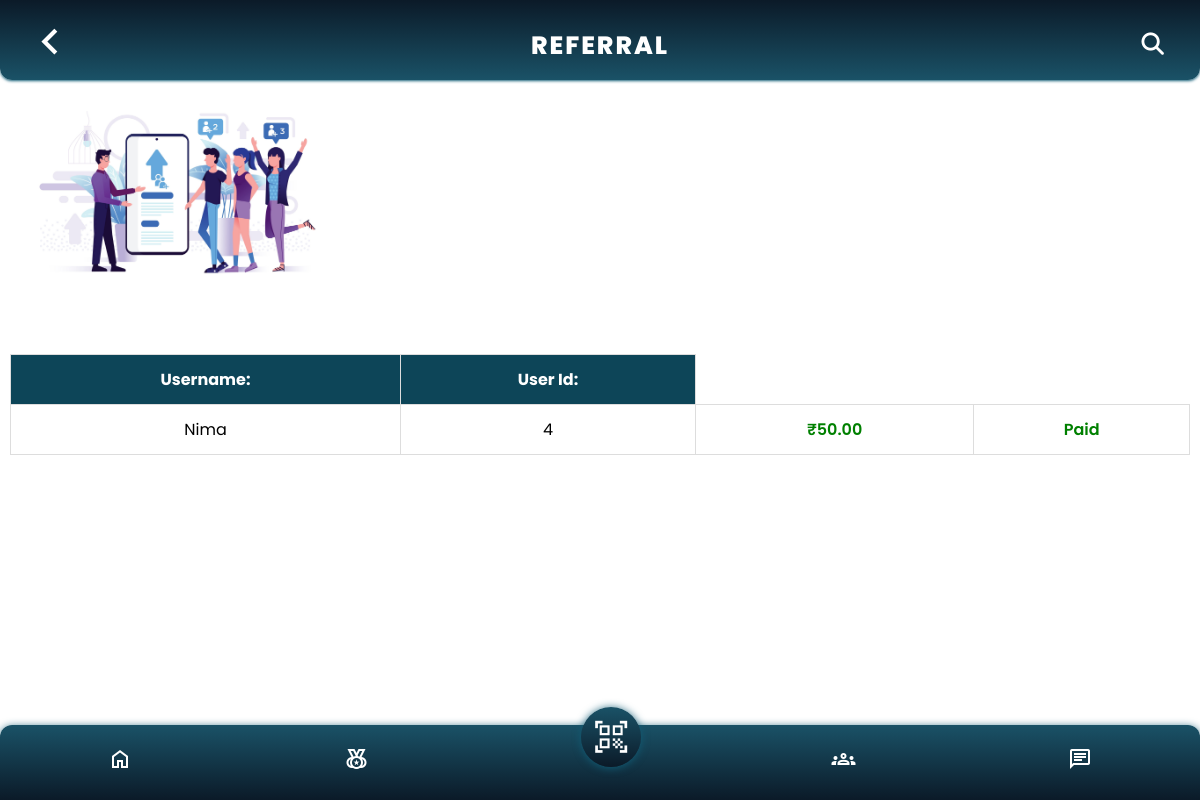
The page /viewmyreferrals (signed in) on the database its author committed.
### astoneapp/models.py (models this page shows, shortened)
class Qrcodescanner(models.Model):
    username = models.CharField(max_length=255, null=True, blank=True)
    userid = models.CharField(max_length=50, null=True, blank=True)
    couponcode = models.CharField(max_length=50, null=True, blank=True)
    rewardamount = models.DecimalField(max_digits=10, decimal_places=2, null=True, blank=True)
    refferalcode = models.CharField(max_length=50, null=True, blank=True)
    scannedon = models.DateTimeField(auto_now_add=True)
    productid = models.CharField(max_length=50, null=True, blank=True)
    productname = models.CharField(max_length=255, null=True, blank=True)
    productprice = models.DecimalField(max_digits=10, decimal_places=2, null=True, blank=True)
    commission = models.DecimalField(max_digits=10, decimal_places=2, default=0.00, null=True, blank=True)
    PAYMENT_STATUS_CHOICES = (
        ('paid', 'Paid'),
        ('pending', 'Pending'),
        ('processing', 'Processing'),
        ('cancelled', 'Cancelled'),
    )
    paymentstatus = models.CharField(max_length=20, choices=PAYMENT_STATUS_CHOICES, default='processing', null=True, blank=True)
    commissionstatus = models.CharField(max_length=20, choices=PAYMENT_STATUS_CHOICES, default='processing', null=True, blank=True)

### astoneapp/views.py (the view)
# urls.py: path('viewmyreferrals', views.viewmyreferrals, name='viewmyreferrals'),
def viewmyreferrals(request):
    current_user = request.user
    user_referral_code = current_user.referral_code
    unique_users = Qrcodescanner.objects.filter(refferalcode=user_referral_code).values('username', 'userid', 'commission', 'commissionstatus').distinct()
    context = {'unique_users': unique_users}
    return render(request, 'astone_user/viewmyreferrals.html', context)

### astoneapp/templates/astone_user/viewmyreferrals.html (shortened to what this page needs)
<!DOCTYPE html>
{% load static %}
<html lang="en">
<head>
    <link rel="stylesheet" href="{% static 'css/referral.css' %}">
</head>
<body>
    <div class="prof">
        <div><a href="{% url 'customer_home' %}" class="log"> <span class="material-symbols-outlined">
            </span></a>
        </div>
        <div><h2>REFERRAL</h2></div>
        <div class="icons">
          <div class="fas fa-search" id="search-bt"></div>
        </div>
    </div>
    <br>
    <br>
    <br>
    <br>
    <div class="container-fluid">
      <img src="{% static 'img/referral1.jpg' %}" alt="Responsive Image" class="w-100" height="200px">
    </div>
    <table class="table">
      <thead>
          <tr>
           <th>Username: </th>
           <th>User Id: </th>
          </tr>
      </thead>
      <tbody>
            {% for i in unique_users %}
            <tr>
                <td data-label="Username: ">{{i.username}}</td>
                <td data-label="User Id: ">{{i.userid}}</td>
                <td data-label="Referral Bonus: "><span style="color:green; font-weight:600;">₹{{i.commission}}</td>
                  <td data-label="Payment Status: ">
                    {% if i.commissionstatus == "Paid" %}
                        <span style="color: green; font-weight:600;">{{ i.commissionstatus }}</span>
                    {% elif i.commissionstatus == "processing" %}
                        <span style="color: orange; font-weight:600;">{{ i.commissionstatus }}</span>
                    {% else %}
                        <span style="color: red; font-weight:600;">{{ i.commissionstatus }}</span>
                    {% endif %}
                </td>
            </tr>
            {% endfor %}
      </tbody>
  </table><br><br><br><br><br>
    {% if request.user.is_authenticated %}
    <footer class="footer">
      <div>
        <a href="{% url 'customer_home' %}"><span class="material-symbols-outlined">
          </span></a>
      </div>
      <div>
        <a href="{% url 'viewmyrewards' %}">
          <span class="material-symbols-outlined">
            </span></a>
      </div>
      <div class="scan-icon">
          <a href="{% url 'qrcodescanner' %}">
            <span class="material-symbols-outlined" id="scanner">
            </span></a>
      </div>
      <div>
        <a href="{% url 'viewmyreferrals' %}">
          <span class="material-symbols-outlined">
            </span></a>
      </div>
      <div>
        <a href="{% url 'enquiry' %}">
          <span class="material-symbols-outlined">
          </span></a>
      </div>
    </footer>
    {% endif %}
</body>
</html>

### static/css/referral.css (style rules this page uses)
:root { --orange:#054464; --black:#130f40; --light-color:#666; --box-shadow:0 .5rem 1.5rem rgba(0,0,0,.1); --border:.2rem solid rgba(0,0,0,.1); --outline:.1rem solid rgba(0,0,0,.1); --outline-hover:.2rem solid var(--black); }
body { margin:0; padding:10px; font-family: sans-serif; }
* { font-family: 'Poppins', sans-serif; outline: none; border: none; box-sizing: border-box; transition: all .2s linear; text-decoration: none; text-transform: capitalize; }
.prof { position: fixed; z-index: 1000; top: 0px; right: 0; left: 0; background-color: #fff; box-shadow: var(--box-shadow) ; text-align: center; height: 5rem; width: 100%; display: flex; justify-content: center; background: linear-gradient(to bottom, #0b1a28, #1a5267); box-shadow: 0px 1px 3px #115d76; border-radius: 0px 0px 12px 12px; }
.prof h2 { color: #fff; letter-spacing: 2px; font-size: 25px; font-weight: 800; padding-top: 6px; }
.log { position: absolute; left: 35px; margin-top: 28px; }
.log .material-symbols-outlined { font-size: 1.8rem; color: #fff; font-weight: 1000; }
.prof .icons div { color: #fff; font-size: 1.4rem; margin-right: 1.5rem; cursor: pointer; text-align: center; margin-top: 0.8rem; }
.prof .icons { position: absolute; right: 1%; top: 20px; }
.table { width: 100%; border-collapse: collapse; position: relative; top: 65px;right: 0;left: 0; margin-bottom: 100px; }
.table td,.table th { padding:12px 15px; border:1px solid #ddd; text-align: center; font-size:16px; }
.table th { background-color: #0d4558; color:#ffffff; }
.footer { position: fixed; bottom:0; left:0; right: 0; z-index: 1000; display: flex; align-items: center; justify-content: space-between; padding: 1rem 9%; background: #fff; box-shadow: var(--box-shadow); height: 75px; background: linear-gradient(to top, #0b1a28, #1a5267); border-radius: 12px 12px 0px 0px; box-shadow: 0px 2px 8px #115d76; }
.material-symbols-outlined { color: #fff; font-size: 4.7rem; }
#scanner { background-color:#eee; padding: 29%; border-radius: 80rem; font-size: 2.4rem; position: relative; bottom: 1.6rem; background: linear-gradient(to top, #0b1a28, #1a5267); box-shadow: 0px 1px 8px #115d76; }

### rows shown on the page
Qrcodescanner: username "Nima", userid "4", commission "50.00", commissionstatus "Paid"
